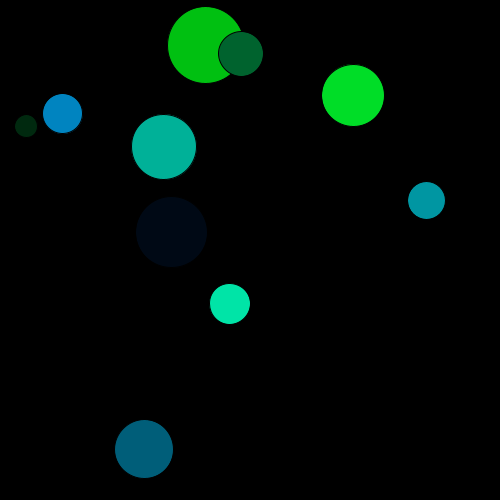
Frame 1 (no input)
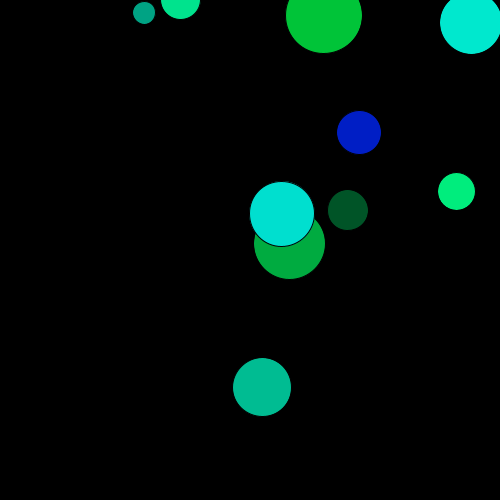
Frame 60 (the mouse pressed at the canvas centre just before this capture)
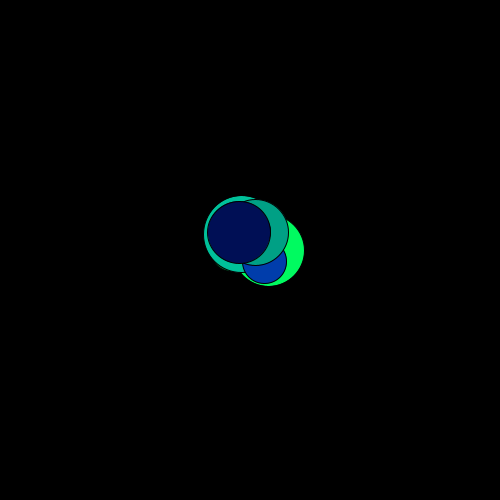
Frame 120 (the mouse held since frame 60 and released just before this capture)

The Processing sketch that drew these frames (run headless with seeded random() and noise(); from frame 60 on, the mouse is pressed at the canvas centre):

// Processing sketch: BouncingBalls2
// ── BouncingBalls2.pde
// This skecth follows the sketch BouncingBalls
// In this sketch you learn how to randomly modify the colors of all the balls contained
// in the array and how to follow the mouse by subtituting the position of the balls to the position
// of the mouse and setting a magnitude to slowly move towards it.
// to review the balls following the mouse review sketch Ball_acceleration
//See detailed explanation of each element ahead.

// Here the drawing begins

// This array determines the number of balls to be displayed
Ball[] balls = new Ball[10];

// Inside this function we can found the for loop to draw the balls and keep them inside 
// the canvas including the limits of each ball. 
void setup() {
  size(500, 500);


  for (int i = 0; i < balls.length; i++) {
    float radius = random(10,40);
    float x = random(radius, width - radius);
    float y = random(radius, height - radius);
    balls[i] = new Ball(x, y, radius);
  }
}

// with these two functions (the one above and the one below) we call the class ball
// into the drawing. We call the funtions of the class with a specific structure that is 
// formed by an array, an index that calls new Ball and the functions that the class has
// exmaple:
//Ball[] balls = new Ball[100]; 
//balls[i] = new Ball(x, y, radius);
//b.draw();

void draw() {
  background(0);


  for (Ball b : balls) {
    b.draw();
    b.update();
    b.mousePressed();
  }
}

// ── Ball.pde
// Here the Class begins
// A class contains all the variables for an sepcific object
class Ball {
  PVector pos, vel;
  float radius;
  PVector acc;

  // the velocity and initial position of the balls in the canvas is determined here.
  // the velocity is random between a range of (-3,3)
  Ball(float x, float y, float radius) {
    pos = new PVector(x, y);
    vel = new PVector( 2 , random(-2,2));
    acc = new PVector(0, 0);

    this.radius = radius;
  }


  // this function contains the conditional statemente that makes the balls move by
  //  adding velocity to their position. It also keeps them inside the canvas by refereing
  // to their position relative to the width and height of it.
  void update() {

    pos.add(vel);

    if(pos.x>width || pos.x<0){
    vel.x = vel.x *-1;
    }//if x
    
    if(pos.y>height || pos.y<0){
    vel.y = vel.y *-1;
    }
  }
  
  
// this function directs the ball acceleration towards the position of the mouse when 
// the mouse is Pressed. The Substraction between the position of the ball and the position
// of the mouse generates a new PVector for the follow with a magnitude of 3 in this scenario. 
  void mousePressed() {
    if (mousePressed) {
      PVector mouse = new PVector(mouseX, mouseY);
      mouse.sub(pos);
      mouse.setMag(3);
      acc = mouse;

      pos.add(vel);
      vel.add(acc);
      vel.limit(5);
    }
  }

  // This function draws the balls
  void draw() {
    // we give random colors to the balls here in a range of greens and blues
    fill(0, random(0, 255), random(0, 255));
    ellipse(pos.x, pos.y, radius * 2, radius*2);
  }
}


// Here the class ends
